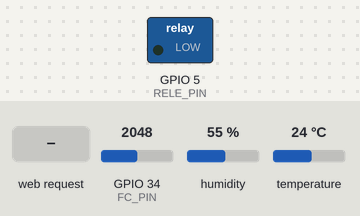
Recording of a sketch running on a simulated ESP32. On the bench: switched loads named in the sketch (green lamp = pin HIGH). The inputs (shaded band) are chosen by the test bench; at power-on: GPIO 34 (FC_PIN) = 2048, humidity 55 %, temperature 24 °C. WiFi joins after 1.5 s; servers stay silent unless stated; what the sketch prints to the serial monitor is not drawn.

Above: at 2.7 s.
2.8 s: HTTP request GET /encender received
At 3.8 s:
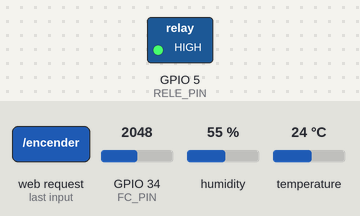
4.3 s: HTTP request GET /apagar received
At 5.3 s:
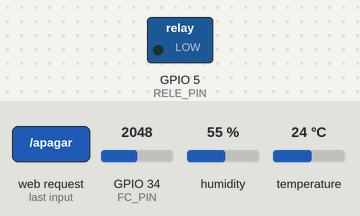
Timing chart, 0 to 7.3 s (numbered marks = the images above; inputs shaded):
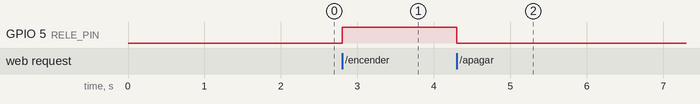

The sketch:

invernadero_en_casa.ino
```cpp
#include <WiFi.h>
#include <WebServer.h>
#include "DHT.h"

// ------------ CONFIGURACIÓN DEL WIFI ------------
const char* ssid = "Dep-IT";
const char* password = "CGcarmen-31";

// ------------ CONFIG DEL RELÉ ------------
#define RELE_PIN 5   // Pin donde conectaste IN del relé
bool estadoRele = false;

// ------------ CONFIG DEL SENSOR DHT11 ------------
#define DHTPIN 4
#define DHTTYPE DHT11
DHT dht(DHTPIN, DHTTYPE);

// ------------ CONFIG DEL SENSOR FC-28 ------------
#define FC_PIN 34  // Entrada analógica
int humedadSuelo = 0;

WebServer server(80);

// ------------ GENERAR LA PÁGINA WEB ------------
String paginaWeb() {
  // Leer sensores
  float temp = dht.readTemperature(); // °C
  float hum = dht.readHumidity();     // %
  humedadSuelo = analogRead(FC_PIN);  // 0-4095 en ESP32

  String html = "<!DOCTYPE html><html><head>";
  html += "<meta charset='UTF-8'>";
  html += "<title>Control del Motor</title>";
  html += "<style>";
  html += "body { font-family: Arial; text-align:center; background:#f0f0f0; }";
  html += "h1 { color:#333; }";
  html += "button { width:200px; height:60px; font-size:22px; margin:20px; border:none; border-radius:12px; cursor:pointer; }";
  html += ".on { background:#4CAF50; color:white; }";
  html += ".off { background:#E53935; color:white; }";
  html += "</style></head><body>";

  html += "<h1>Control del Motor de Agua</h1>";

  // Estado del motor
  html += "<p><b>Estado del motor: " + String(estadoRele ? "ENCENDIDO" : "APAGADO") + "</b></p>";

  // Lectura sensores
  html += "<p><b>Temperatura: " + String(temp) + " °C</b></p>";
  html += "<p><b>Humedad ambiente: " + String(hum) + " %</b></p>";
  html += "<p><b>Humedad del suelo (FC-28): " + String(humedadSuelo) + "</b></p>";

  html += "<button class='on' onclick=\"location.href='/encender'\">ENCENDER</button>";
  html += "<button class='off' onclick=\"location.href='/apagar'\">APAGAR</button>";

  html += "</body></html>";
  return html;
}

// ------------ RUTAS DEL SERVIDOR ------------
void handleRoot() {
  server.send(200, "text/html", paginaWeb());
}

void encenderMotor() {
  digitalWrite(RELE_PIN, HIGH);
  estadoRele = true;
  server.send(200, "text/html", paginaWeb());
}

void apagarMotor() {
  digitalWrite(RELE_PIN, LOW);
  estadoRele = false;
  server.send(200, "text/html", paginaWeb());
}

// ------------ SETUP ------------
void setup() {
  Serial.begin(115200);

  pinMode(RELE_PIN, OUTPUT);
  digitalWrite(RELE_PIN, LOW);  // Iniciar apagado
  estadoRele = false;

  dht.begin();

  // Conectar WiFi
  Serial.println("Conectando al WiFi...");
  WiFi.begin(ssid, password);
  while (WiFi.status() != WL_CONNECTED) {
    delay(500);
    Serial.print(".");
  }
  Serial.println("\nConectado!");
  Serial.print("IP del servidor: ");
  Serial.println(WiFi.localIP());

  server.on("/", handleRoot);
  server.on("/encender", encenderMotor);
  server.on("/apagar", apagarMotor);

  server.begin();
  Serial.println("Servidor web iniciado");
}

// ------------ LOOP ------------
void loop() {
  server.handleClient();
}
```

Measured:
- after the input at 2.8 s, GPIO 5 (RELE_PIN): LOW → HIGH at once
- after the input at 4.3 s, GPIO 5 (RELE_PIN): HIGH → LOW at once
